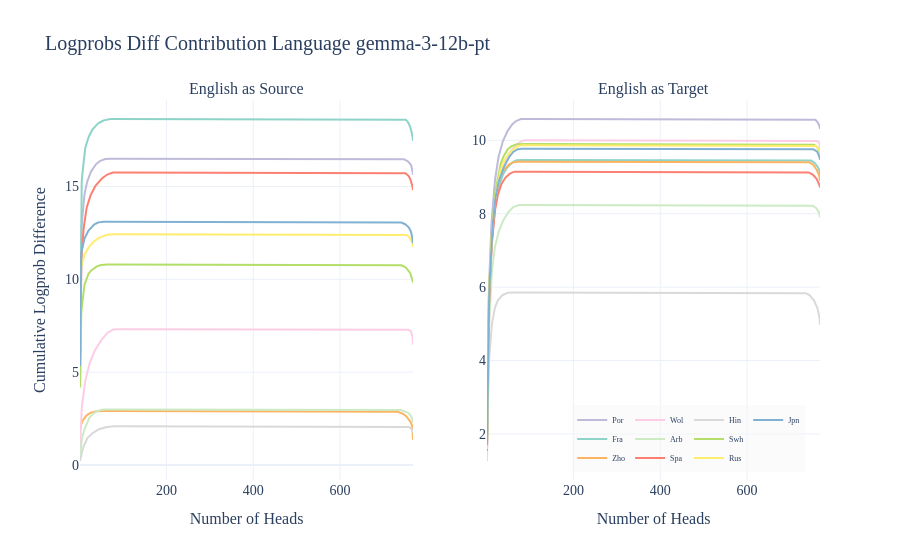

Here is the notebook cell this chart was saved with:
### Code cell
plot_logprobs_diff_contribution_lang(
    logprobs_diff_lang,
    logprobs_diff_lang.keys(),
    title="Logprobs Diff Contribution Language gemma-3-12b-pt",
)

### Figure 1 — Plotly figure (JSON) as saved in the notebook; plotly's stock layout.template omitted (floating-point values rounded to 4 significant figures; data arrays with more than 128 entries replaced by an {"elided": "..."} marker saying what was removed)
{"data": [{"legendgroup": "0", "line": {"color": "#bebada", "width": 2}, "mode": "lines", "name": "Por", "showlegend": true, "type": "scatter", "x": {"elided": "768 int values"}, "xaxis": "x", "y": {"elided": "768 float values"}, "yaxis": "y"}, {"line": {"color": "#bebada", "width": 2}, "mode": "lines", "name": "Por", "showlegend": false, "type": "scatter", "x": {"elided": "768 int values"}, "xaxis": "x2", "y": {"elided": "768 float values"}, "yaxis": "y2"}, {"legendgroup": "0", "line": {"color": "#8dd3c7", "width": 2}, "mode": "lines", "name": "Fra", "showlegend": true, "type": "scatter", "x": {"elided": "768 int values"}, "xaxis": "x", "y": {"elided": "768 float values"}, "yaxis": "y"}, {"line": {"color": "#8dd3c7", "width": 2}, "mode": "lines", "name": "Fra", "showlegend": false, "type": "scatter", "x": {"elided": "768 int values"}, "xaxis": "x2", "y": {"elided": "768 float values"}, "yaxis": "y2"}, {"legendgroup": "0", "line": {"color": "#fdb462", "width": 2}, "mode": "lines", "name": "Zho", "showlegend": true, "type": "scatter", "x": {"elided": "768 int values"}, "xaxis": "x", "y": {"elided": "768 float values"}, "yaxis": "y"}, {"line": {"color": "#fdb462", "width": 2}, "mode": "lines", "name": "Zho", "showlegend": false, "type": "scatter", "x": {"elided": "768 int values"}, "xaxis": "x2", "y": {"elided": "768 float values"}, "yaxis": "y2"}, {"legendgroup": "1", "line": {"color": "#fccde5", "width": 2}, "mode": "lines", "name": "Wol", "showlegend": true, "type": "scatter", "x": {"elided": "768 int values"}, "xaxis": "x", "y": {"elided": "768 float values"}, "yaxis": "y"}, {"line": {"color": "#fccde5", "width": 2}, "mode": "lines", "name": "Wol", "showlegend": false, "type": "scatter", "x": {"elided": "768 int values"}, "xaxis": "x2", "y": {"elided": "768 float values"}, "yaxis": "y2"}, {"legendgroup": "1", "line": {"color": "#ccebc5", "width": 2}, "mode": "lines", "name": "Arb", "showlegend": true, "type": "scatter", "x": {"elided": "768 int values"}, "xaxis": "x", "y": {"elided": "768 float values"}, "yaxis": "y"}, {"line": {"color": "#ccebc5", "width": 2}, "mode": "lines", "name": "Arb", "showlegend": false, "type": "scatter", "x": {"elided": "768 int values"}, "xaxis": "x2", "y": {"elided": "768 float values"}, "yaxis": "y2"}, {"legendgroup": "1", "line": {"color": "#fb8072", "width": 2}, "mode": "lines", "name": "Spa", "showlegend": true, "type": "scatter", "x": {"elided": "768 int values"}, "xaxis": "x", "y": {"elided": "768 float values"}, "yaxis": "y"}, {"line": {"color": "#fb8072", "width": 2}, "mode": "lines", "name": "Spa", "showlegend": false, "type": "scatter", "x": {"elided": "768 int values"}, "xaxis": "x2", "y": {"elided": "768 float values"}, "yaxis": "y2"}, {"legendgroup": "2", "line": {"color": "#d9d9d9", "width": 2}, "mode": "lines", "name": "Hin", "showlegend": true, "type": "scatter", "x": {"elided": "768 int values"}, "xaxis": "x", "y": {"elided": "768 float values"}, "yaxis": "y"}, {"line": {"color": "#d9d9d9", "width": 2}, "mode": "lines", "name": "Hin", "showlegend": false, "type": "scatter", "x": {"elided": "768 int values"}, "xaxis": "x2", "y": {"elided": "768 float values"}, "yaxis": "y2"}, {"legendgroup": "2", "line": {"color": "#b3de69", "width": 2}, "mode": "lines", "name": "Swh", "showlegend": true, "type": "scatter", "x": {"elided": "768 int values"}, "xaxis": "x", "y": {"elided": "768 float values"}, "yaxis": "y"}, {"line": {"color": "#b3de69", "width": 2}, "mode": "lines", "name": "Swh", "showlegend": false, "type": "scatter", "x": {"elided": "768 int values"}, "xaxis": "x2", "y": {"elided": "768 float values"}, "yaxis": "y2"}, {"legendgroup": "2", "line": {"color": "#ffed6f", "width": 2}, "mode": "lines", "name": "Rus", "showlegend": true, "type": "scatter", "x": {"elided": "768 int values"}, "xaxis": "x", "y": {"elided": "768 float values"}, "yaxis": "y"}, {"line": {"color": "#ffed6f", "width": 2}, "mode": "lines", "name": "Rus", "showlegend": false, "type": "scatter", "x": {"elided": "768 int values"}, "xaxis": "x2", "y": {"elided": "768 float values"}, "yaxis": "y2"}, {"legendgroup": "3", "line": {"color": "#80b1d3", "width": 2}, "mode": "lines", "name": "Jpn", "showlegend": true, "type": "scatter", "x": {"elided": "768 int values"}, "xaxis": "x", "y": {"elided": "768 float values"}, "yaxis": "y"}, {"line": {"color": "#80b1d3", "width": 2}, "mode": "lines", "name": "Jpn", "showlegend": false, "type": "scatter", "x": {"elided": "768 int values"}, "xaxis": "x2", "y": {"elided": "768 float values"}, "yaxis": "y2"}], "layout": {"annotations": [{"font": {"size": 16}, "showarrow": false, "text": "English as Source", "x": 0.225, "xanchor": "center", "xref": "paper", "y": 1, "yanchor": "bottom", "yref": "paper"}, {"font": {"size": 16}, "showarrow": false, "text": "English as Target", "x": 0.775, "xanchor": "center", "xref": "paper", "y": 1, "yanchor": "bottom", "yref": "paper"}], "font": {"family": "Montserrat", "size": 14}, "legend": {"bgcolor": "rgba(245,245,245,0.4)", "bordercolor": "rgba(0,0,0,0)", "font": {"size": 8}, "orientation": "h", "x": 0.98, "xanchor": "right", "y": 0.02, "yanchor": "bottom"}, "title": {"text": "Logprobs Diff Contribution Language gemma-3-12b-pt"}, "xaxis": {"anchor": "y", "domain": [0, 0.45], "tickfont": {"family": "Montserrat", "size": 14}, "title": {"font": {"family": "Montserrat", "size": 16}, "text": "Number of Heads"}}, "xaxis2": {"anchor": "y2", "domain": [0.55, 1], "tickfont": {"family": "Montserrat", "size": 14}, "title": {"font": {"family": "Montserrat", "size": 16}, "text": "Number of Heads"}}, "yaxis": {"anchor": "x", "domain": [0, 1], "tickfont": {"family": "Montserrat", "size": 14}, "title": {"font": {"family": "Montserrat", "size": 16}, "text": "Cumulative Logprob Difference"}}, "yaxis2": {"anchor": "x2", "domain": [0, 1], "tickfont": {"family": "Montserrat", "size": 14}, "title": {"font": {"family": "Montserrat", "size": 16}}}}}
